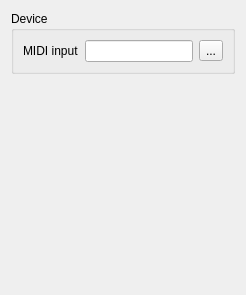
     <widget class="QWidget" name="midiTab">
      <attribute name="title">
       <string>MIDI</string>
      </attribute>
      <layout class="QVBoxLayout" name="verticalLayout">
       <item>
        <widget class="QGroupBox" name="groupBox">
         <property name="title">
          <string>Device</string>
         </property>
         <layout class="QFormLayout" name="formLayout_2">
          <item row="0" column="0">
           <widget class="QLabel" name="label">
            <property name="text">
             <string>MIDI input</string>
            </property>
           </widget>
          </item>
          <item row="0" column="1">
           <layout class="QHBoxLayout" name="horizontalLayout">
            <item>
             <widget class="QLineEdit" name="midiInputNameLine">
              <property name="readOnly">
               <bool>true</bool>
              </property>
             </widget>
            </item>
            <item>
             <widget class="QToolButton" name="midiInputChoiceButton">
              <property name="text">
               <string>...</string>
              </property>
             </widget>
            </item>
           </layout>
          </item>
         </layout>
        </widget>
       </item>
       <item>
        <spacer name="verticalSpacer_5">
         <property name="orientation">
          <enum>Qt::Vertical</enum>
         </property>
         <property name="sizeHint" stdset="0">
          <size>
           <width>20</width>
           <height>210</height>
          </size>
         </property>
        </spacer>
       </item>
      </layout>
     </widget>
